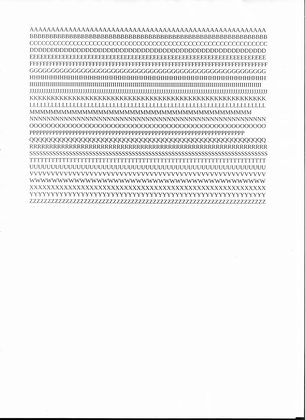
%> input picture learning/Obraz-0001.png, 305 x 420 px, shrunk from 2550 x 3508 before the run
$ octave ocr_find_lines.m   (GNU Octave 9; MATLAB toolbox functions it lacks are replaced by stand-ins)
%> lines starting %> are read from the running program, lines starting %| are printed output that depends on the picture; in (x1, y1, x2, y2) boxes, pixels count from 0 and x2, y2 are one past the last pixel; in counts of white or black regions, pixels touching at a corner belong together; the program's own positions count from 1
clc;    % Clear the command window.
close all;  % Close all figures (except those of imtool.)
clear;  % Erase all existing variables. Or clearvars if you want.
workspace;  % Make sure the workspace panel is showing.
format long g;
format compact;
fontSize = 20;
tic;
fullFileName = fullfile(pwd, 'learning/Obraz-0001.png'); % fullfile(pwd, 'Reagan_letter2Koch.png');

grayImage = imread(fullFileName);
%> grayImage is the input picture: size 420x305x3 uint8; mean R, G, B 239.6, 239.5, 239.6
% Get the dimensions of the image.
% numberOfColorBands should be = 1.
[rows, columns, numberOfColorBands] = size(grayImage);
%> rows = 420; columns = 305; numberOfColorBands = 3
if numberOfColorBands > 1
    % It's not really gray scale like we expected - it's color.
    % Convert it to gray scale by taking only the green channel.
    grayImage = grayImage(:, :, 2); % Take green channel.
%> grayImage: size 420x305 uint8
end
% Display the original gray scale image.
subplot(2, 3, 1);
imshow(grayImage, []);
title('Original Grayscale Image', 'FontSize', fontSize, 'Interpreter', 'None');
axis on;

% Set up figure properties:
% Enlarge figure to full screen.
set(gcf, 'Units', 'Normalized', 'OuterPosition', [0 0 1 1]);
% Get rid of tool bar and pulldown menus that are along top of figure.
set(gcf, 'Toolbar', 'none', 'Menu', 'none');
% Give a name to the title bar.
set(gcf, 'Name', 'Demo by ImageAnalyst', 'NumberTitle', 'Off')

% Crop off the top part of the image to get rid of the emblem on the letter.
grayImage = grayImage(200:end,:);
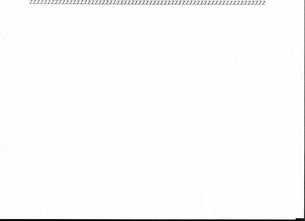
%> grayImage: size 221x305 uint8; min 0, max 255, mean 249.8
[rows, columns, numberOfColorBands] = size(grayImage);
%> rows = 221; numberOfColorBands = 1

% Histogram the image.
thresholdValue = 200;
subplot(2, 3, 2);
histogram(grayImage);
grid on;
title('Histogram of Gray Scale Image', 'FontSize', fontSize, 'Interpreter', 'None');
hold on;
line([thresholdValue, thresholdValue], ylim, 'Color', 'r', 'LineWidth', 2);
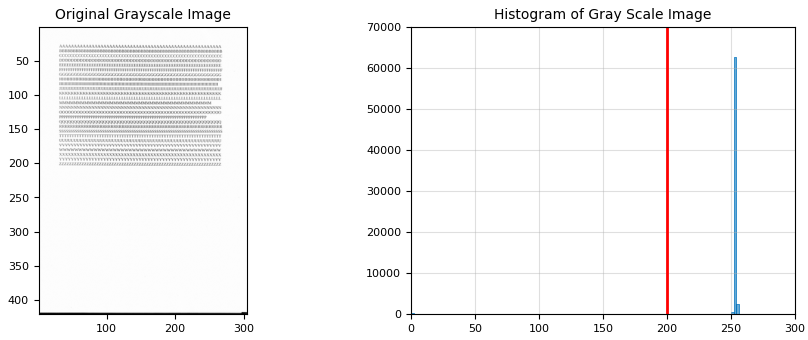
%> figure redrawn from the program's plot data, 2 panels
hold off;

% Threshold the image
binaryImage = grayImage > thresholdValue;
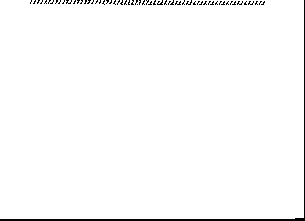
%> binaryImage: size 221x305 logical; 98.1% white; 61 black regions (60 under 20 px), largest, box (x1, y1, x2, y2) and area: (0, 0, 305, 221) 838
subplot(2, 3, 2);
imshow(binaryImage);
title('Binary Image', 'FontSize', fontSize, 'Interpreter', 'None');
axis on;

% Sum the image horizontally.
verticalProfile = mean(binaryImage, 2);
%> verticalProfile = 221 values, max 0.997 at index 6, min 0 at index 220, mean 0.981

subplot(2, 3, 3);
plot(verticalProfile, 'b-');
grid on;
xlabel('Line in image', 'FontSize', fontSize);
ylabel('Mean', 'FontSize', fontSize);
title('Vertical Profile', 'FontSize', fontSize, 'Interpreter', 'None');

% Create logical vector of what lines have text and which do not based on threshold.
rowsWithText = verticalProfile < 0.9;
%> rowsWithText = 221 logical values, 7 true

% Find top and bottom line.
topLines = find(diff(rowsWithText) == 1);
%> topLines = 219
bottomLines = find(diff(rowsWithText) == -1);
%> bottomLines = 5

% Looping for extracting lines and then characters in the line.
for k = 1 : length(topLines)
    topRow = topLines(k);
    bottomRow = bottomLines(k);
    thisLine = binaryImage(topRow:bottomRow, :);
    % Show line over binary image.
    subplot(2, 3, 2);
    hold on;
    line([1, columns], [topRow, topRow], 'Color', 'r', 'LineWidth', 2);
    line([1, columns], [bottomRow, bottomRow], 'Color', 'r', 'LineWidth', 2);
    subplot(2, 3, 4);
    imshow(thisLine, []);
    axis on;
    caption = sprintf('Line %d of the text', k);
    title(caption, 'FontSize', fontSize, 'Interpreter', 'None');

    % Sum the segmented image vertically to find individual characters.
    horizontalProfile = sum(thisLine, 1);
    subplot(2, 3, 5);
    plot(horizontalProfile, 'b-');
    grid on;
    caption = sprintf('Horizontal Profile of Line %d of the text', k);
    title(caption, 'FontSize', fontSize, 'Interpreter', 'None');

    theThreshold = 0.9 * abs(topRow-bottomRow);
    columnWithText = horizontalProfile < theThreshold;
    leftCharacter = find(diff(columnWithText) == 1);
    rightCharacter = find(diff(columnWithText) == -1);
    if isempty(leftCharacter) || isempty(rightCharacter)
        continue;
    end
    promptMessage = sprintf('This is the image between rows %d and %d, inclusive.\nDo you want to find letters within this line,\nor Cancel to abort processing?', topRow, bottomRow);
    titleBarCaption = 'Continue?';
    button = questdlg(promptMessage, titleBarCaption, 'Yes', 'No', 'Cancel', 'No');
    if strcmpi(button, 'Cancel')
        return;
    elseif strcmpi(button, 'Yes')
        % Find individual characters
        subplot(2, 3, 6);
        numCharactersOnThisLine = length(leftCharacter);
        for m = 1 : numCharactersOnThisLine  % loop for segmenting each individual character
            leftColumn = leftCharacter(m);
            rightColumn = rightCharacter(m);
            thisCharacter = thisLine(:, leftColumn:rightColumn);
            imshow(thisCharacter, []);
            axis on;
            caption = sprintf('Character %d of %d of the text on line %d.', m, numCharactersOnThisLine, k);
            title(caption, 'FontSize', fontSize, 'Interpreter', 'None');
            promptMessage = sprintf('Do you want to find the next letter,\nor Cancel to abort processing?');
            titleBarCaption = 'Continue?';
            button = questdlg(promptMessage, titleBarCaption, 'Continue', 'Skip to next line', 'Continue');
            if strcmpi(button, 'Skip to next line')
                break;
            end
        end
    end

end
%> this loop made 1 pass
%> (topRow, bottomRow, theThreshold) on pass 1: (219, 5, 192.6)
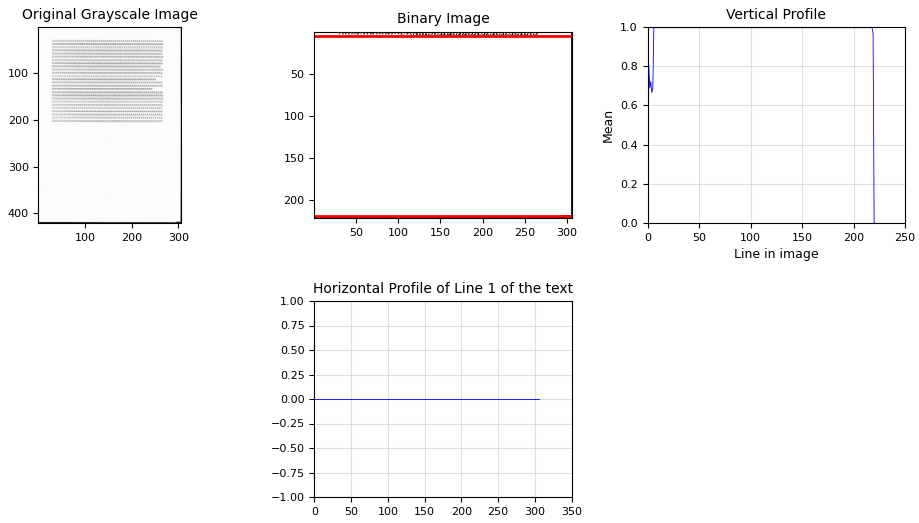
%> figure redrawn from the program's plot data, 4 panels

$ run again, with learning/Obraz-0004.png copied over learning/Obraz-0001.png
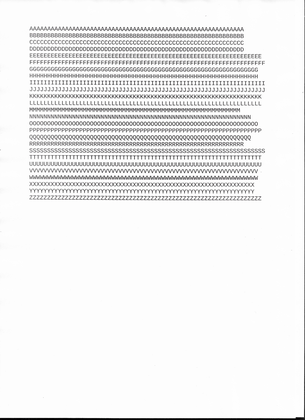
%> input picture learning/Obraz-0004.png, 305 x 420 px, shrunk from 2550 x 3508 before the run
%> grayImage is the input picture: size 420x305x3 uint8; mean R, G, B 238.1, 238, 238.1
%> `binaryImage = grayImage > thresholdValue;`:
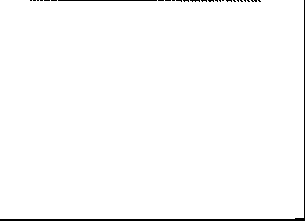
%> binaryImage: size 221x305 logical; 98.4% white; 27 black regions (25 under 20 px), largest, box (x1, y1, x2, y2) and area: (0, 0, 305, 221) 838, (58, 0, 157, 1) 99
%> verticalProfile = 221 values, max 0.997 at index 3, min 0 at index 220, mean 0.984
%> rowsWithText = 221 logical values, 3 true
%> topLines = 219
%> bottomLines = 1
%> the loop `for k = 1 : length(topLines)` made 1 pass
%> (topRow, bottomRow, theThreshold) on pass 1: (219, 1, 196.2)
%> after the loop `for k = 1 : length(topLines)`:
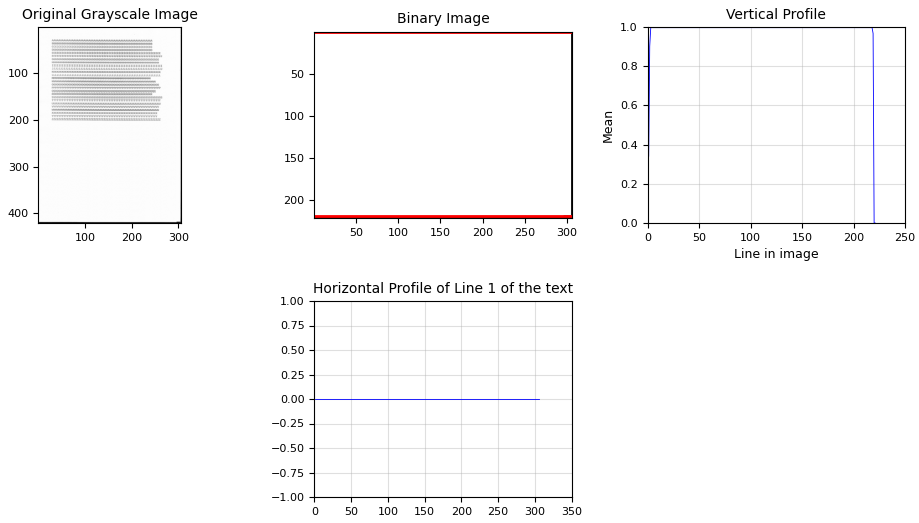
%> figure redrawn from the program's plot data, 4 panels
